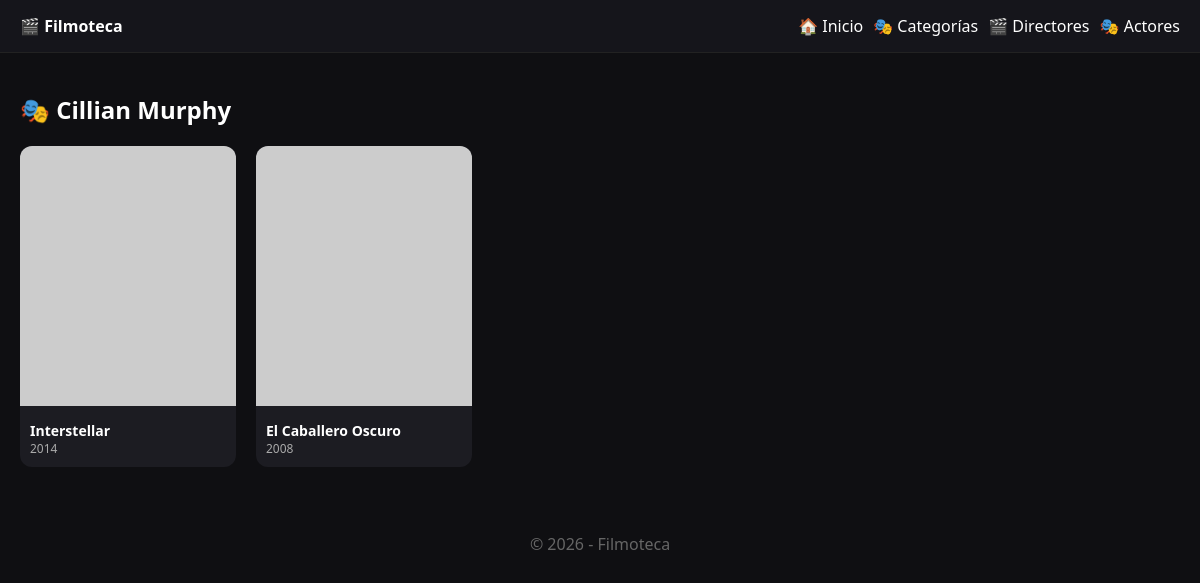
Page /actor.php?slug=cillian-murphy on the committed database.
### tables this page shows
CREATE TABLE actores (
    id INT AUTO_INCREMENT PRIMARY KEY,
    nombre VARCHAR(150) NOT NULL,
    slug VARCHAR(160) NOT NULL UNIQUE
);

CREATE TABLE peliculas (
    id INT AUTO_INCREMENT PRIMARY KEY,
    titulo VARCHAR(255) NOT NULL,
    slug VARCHAR(255) NOT NULL UNIQUE,
    anio YEAR NOT NULL,
    sinopsis TEXT,
    cartel VARCHAR(255),
    director_id INT NOT NULL,

    FOREIGN KEY (director_id) REFERENCES directores(id)
);

### actor.php (the view)
<?php
require "config.php";
require "header.php";
$slug = $_GET['slug'];
$stmt = $pdo->prepare("SELECT * FROM actores WHERE slug=?");
$stmt->execute([$slug]);
$a = $stmt->fetch();
$stmt = $pdo->prepare("
SELECT p.*
FROM peliculas p
JOIN peliculas_actores pa ON pa.pelicula_id=p.id
JOIN actores ac ON ac.id=pa.actor_id
WHERE ac.id=?
ORDER BY p.anio DESC
");
$stmt->execute([$a['id']]);
$pelis = $stmt->fetchAll();
?>
<h2>🎭 <?= $a['nombre'] ?></h2>
<div class="grid">
<?php foreach($pelis as $p): ?>
<a class="card" href="pelicula.php?slug=<?= $p['slug'] ?>">
    <img src="<?= $p['cartel'] ?>">
    <div class="card-body">
        <div class="title"><?= $p['titulo'] ?></div>
        <div class="meta"><?= $p['anio'] ?></div>
    </div>
</a>
<?php endforeach; ?>
</div>
<?php require "footer.php"; ?>

### assets/style.css (style rules this page uses)
body { margin:0; font-family: system-ui, Arial; background:#0f0f12; color:#fff; }
a { color:inherit; text-decoration:none; }
.grid { display:grid; grid-template-columns:repeat(auto-fill,minmax(180px,1fr)); gap:20px; margin-top:20px; }
.card { background:#1c1c22; border-radius:12px; overflow:hidden; transition:.2s; }
.card img { width:100%; height:260px; object-fit:cover; }
.card-body { padding:10px; }
.title { font-size:14px; font-weight:bold; }
.meta { font-size:12px; color:#aaa; }
h2 { margin-top:20px; }

### rows in the picture
actores: nombre "Cillian Murphy"
peliculas: titulo "Interstellar", anio "2014"
peliculas: titulo "El Caballero Oscuro", anio "2008"

### other values in the picture
SITE_NAME "Filmoteca"
